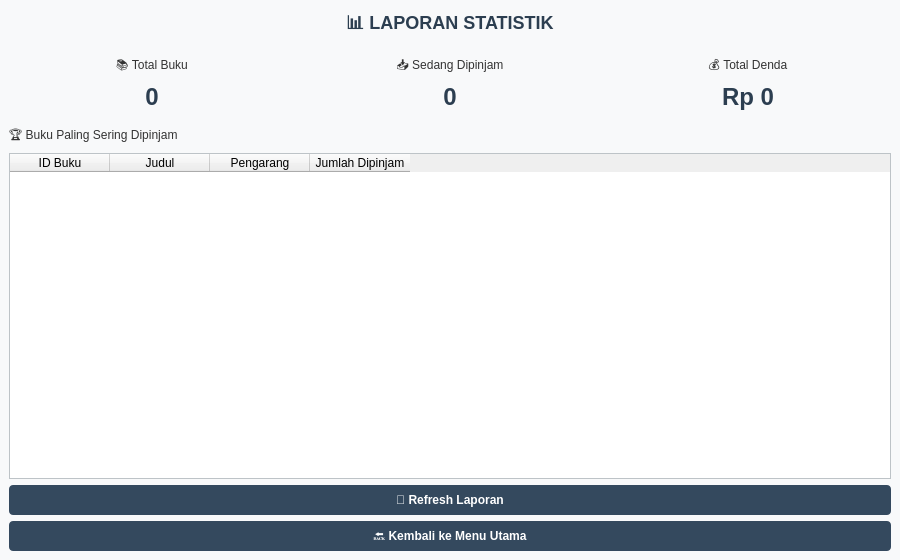
<?xml version="1.0" encoding="UTF-8"?>
<ui version="4.0">
 <class>LaporanWindow</class>
 <widget class="QMainWindow" name="LaporanWindow">
  <property name="geometry"><rect><x>0</x><y>0</y><width>900</width><height>560</height></rect></property>
  <property name="windowTitle"><string>Perpustakaan - Laporan Statistik</string></property>
  <property name="styleSheet"><string notr="true">
QMainWindow { background-color: #F8F9FA; }
QLabel#lblTitle { font-size: 18px; font-weight: bold; color: #2C3E50; }
QLabel { font-size: 12px; color: #333; }
QLineEdit, QComboBox, QDateEdit, QSpinBox {
    padding: 6px; border: 1px solid #BDC3C7; border-radius: 4px; background-color: white;
}
QLineEdit:focus, QComboBox:focus, QDateEdit:focus, QSpinBox:focus { border: 1px solid #3498DB; }
QLineEdit:read-only { background-color: #ECF0F1; }
QPushButton { background-color: #34495E; color: white; border: none; border-radius: 4px; padding: 8px 15px; font-weight: bold; }
QPushButton:hover { background-color: #415B76; }
QTableWidget { background-color: white; border: 1px solid #BDC3C7; gridline-color: #ECF0F1; }

QFrame[objectName^="card"] { background-color: white; border: 1px solid #BDC3C7; border-radius: 8px; }
QLabel[objectName^="lblCaption"] { font-size: 12px; color: #7F8C8D; }
QLabel#lblTotalBuku, QLabel#lblPinjamAktif, QLabel#lblTotalDenda { font-size: 24px; font-weight: bold; color: #2C3E50; }
</string></property>
  <widget class="QWidget" name="centralwidget"><layout class="QVBoxLayout" name="verticalLayoutRoot"><item><widget class="QLabel" name="lblTitle"><property name="text"><string>📊 LAPORAN STATISTIK</string></property><property name="alignment"><set>Qt::AlignCenter</set></property></widget></item><item><layout class="QHBoxLayout" name="horizontalLayoutCards"><property name="spacing"><number>12</number></property><item><widget class="QFrame" name="cardTotalBuku"><property name="frameShape"><enum>QFrame::NoFrame</enum></property><layout class="QVBoxLayout" name="layout_cardTotalBuku"><item><widget class="QLabel" name="lblCaption_cardTotalBuku"><property name="text"><string>📚 Total Buku</string></property><property name="alignment"><set>Qt::AlignCenter</set></property></widget></item><item><widget class="QLabel" name="lblTotalBuku"><property name="text"><string>0</string></property><property name="alignment"><set>Qt::AlignCenter</set></property></widget></item></layout></widget></item><item><widget class="QFrame" name="cardPinjamAktif"><property name="frameShape"><enum>QFrame::NoFrame</enum></property><layout class="QVBoxLayout" name="layout_cardPinjamAktif"><item><widget class="QLabel" name="lblCaption_cardPinjamAktif"><property name="text"><string>📥 Sedang Dipinjam</string></property><property name="alignment"><set>Qt::AlignCenter</set></property></widget></item><item><widget class="QLabel" name="lblPinjamAktif"><property name="text"><string>0</string></property><property name="alignment"><set>Qt::AlignCenter</set></property></widget></item></layout></widget></item><item><widget class="QFrame" name="cardTotalDenda"><property name="frameShape"><enum>QFrame::NoFrame</enum></property><layout class="QVBoxLayout" name="layout_cardTotalDenda"><item><widget class="QLabel" name="lblCaption_cardTotalDenda"><property name="text"><string>💰 Total Denda</string></property><property name="alignment"><set>Qt::AlignCenter</set></property></widget></item><item><widget class="QLabel" name="lblTotalDenda"><property name="text"><string>Rp 0</string></property><property name="alignment"><set>Qt::AlignCenter</set></property></widget></item></layout></widget></item></layout></item><item><widget class="QLabel" name="lblTableTitle"><property name="text"><string>🏆 Buku Paling Sering Dipinjam</string></property></widget></item><item><widget class="QTableWidget" name="tableTerpopuler"><property name="editTriggers"><set>QAbstractItemView::NoEditTriggers</set></property><property name="selectionBehavior"><enum>QAbstractItemView::SelectRows</enum></property><property name="selectionMode"><enum>QAbstractItemView::SingleSelection</enum></property><column><property name="text"><string>ID Buku</string></property></column><column><property name="text"><string>Judul</string></property></column><column><property name="text"><string>Pengarang</string></property></column><column><property name="text"><string>Jumlah Dipinjam</string></property></column></widget></item><item><widget class="QPushButton" name="btnRefresh"><property name="text"><string>🔄 Refresh Laporan</string></property></widget></item><item><widget class="QPushButton" name="btnKembali"><property name="text"><string>🔙 Kembali ke Menu Utama</string></property></widget></item></layout></widget>
 </widget>
 <resources/>
 <connections/>
</ui>
